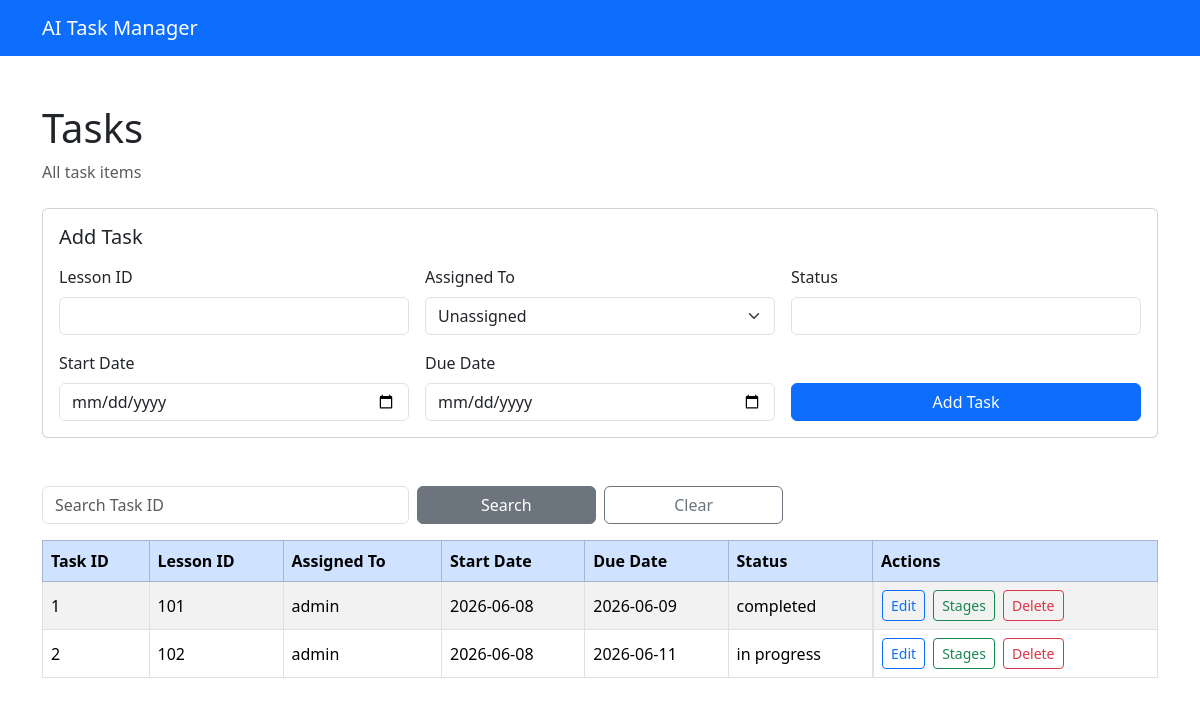
Page /tasks (signed in) on the committed database.
### app/models/task.py (models this page shows)
class TaskItem(Base):
    __tablename__ = "task_items"
    id: Mapped[int] = mapped_column(primary_key=True, index=True)
    lesson_id: Mapped[int] = mapped_column(Integer, nullable=False)
    assigned_to: Mapped[Optional[int]] = mapped_column(
        ForeignKey("users.id"),
        nullable=True,
    )
    start_date: Mapped[date] = mapped_column(Date, nullable=False)
    due_date: Mapped[date] = mapped_column(Date, nullable=False)
    status: Mapped[str] = mapped_column(String(50), nullable=False)
    assignee: Mapped[Optional["User"]] = relationship(
        back_populates="task_items",
    )
    stages: Mapped[List["TaskStage"]] = relationship(
        back_populates="task_item",
        cascade="all, delete-orphan",
    )
    reminder_logs: Mapped[List["ReminderLog"]] = relationship(
        back_populates="task_item",
        cascade="all, delete-orphan",
    )

### app/models/user.py (models this page shows)
class User(Base):
    __tablename__ = "users"
    id: Mapped[int] = mapped_column(primary_key=True, index=True)
    username: Mapped[str] = mapped_column(String(50), unique=True, nullable=False)
    password: Mapped[str] = mapped_column(String(255), nullable=False)
    task_items: Mapped[List["TaskItem"]] = relationship(
        back_populates="assignee",
    )

### app/routers/tasks.py (the view)
@router.get("")
async def list_tasks(
    request: Request,
    edit: int | None = None,
    search: int | None = None,
    db: Session = Depends(get_db),
):
    auth_result = require_login(request)
    if isinstance(auth_result, RedirectResponse):
        return auth_result
    query = (
        select(TaskItem)
        .options(joinedload(TaskItem.assignee))
    )
    if search is not None:
        query = query.where(TaskItem.id == search)
    tasks = db.scalars(
        query.order_by(TaskItem.id)
    ).unique().all()
    users = db.scalars(
        select(User).order_by(User.username)
    ).all()
    edit_task = None
    if edit is not None:
        edit_task = db.scalar(
            select(TaskItem).where(TaskItem.id == edit)
        )
    return templates.TemplateResponse(
        request=request,
        name="task_form.html",
        context={
            "tasks": tasks,
            "users": users,
            "edit_task": edit_task,
        },
    )

### app/templates/task_form.html (shortened to what this page needs)
<!DOCTYPE html>
<html lang="en">
<head>
    <link href="https://cdn.jsdelivr.net/npm/bootstrap@5.3.3/dist/css/bootstrap.min.css" rel="stylesheet">
    <link rel="stylesheet" href="/static/css/style.css">
</head>
<body>
    <nav class="navbar navbar-expand-lg navbar-dark bg-primary">
        <div class="container">
            <a class="navbar-brand" href="/dashboard">AI Task Manager</a>
        </div>
    </nav>
    <div class="container mt-5">
        <h1>Tasks</h1>
        <p class="text-muted mb-4">All task items</p>
        {% if edit_task %}
        <form method="post" action="/tasks/{{ edit_task.id }}/update" class="card mb-5">
            <div class="card-body">
                <h2 class="h5 card-title mb-3">Edit Task #{{ edit_task.id }}</h2>
                <div class="row g-3">
                    <div class="col-md-4">
                        <label for="lesson_id" class="form-label">Lesson ID</label>
                        <input
                            type="number"
                            class="form-control"
                            id="lesson_id"
                            name="lesson_id"
                            value="{{ edit_task.lesson_id }}"
                            required
                        >
                    </div>
                    <div class="col-md-4">
                        <label for="assigned_to" class="form-label">Assigned To</label>
                        <select class="form-select" id="assigned_to" name="assigned_to">
                            <option value="" {% if not edit_task.assigned_to %}selected{% endif %}>Unassigned</option>
                            {% for user in users %}
                            <option value="{{ user.id }}" {% if edit_task.assigned_to == user.id %}selected{% endif %}>
                                {{ user.username }}
                            </option>
                            {% endfor %}
                        </select>
                    </div>
                    <div class="col-md-4">
                        <label for="status" class="form-label">Status</label>
                        <input
                            type="text"
                            class="form-control"
                            id="status"
                            name="status"
                            value="{{ edit_task.status }}"
                            required
                        >
                    </div>
                    <div class="col-md-4">
                        <label for="start_date" class="form-label">Start Date</label>
                        <input
                            type="date"
                            class="form-control"
                            id="start_date"
                            name="start_date"
                            value="{{ edit_task.start_date }}"
                            required
                        >
                    </div>
                    <div class="col-md-4">
                        <label for="due_date" class="form-label">Due Date</label>
                        <input
                            type="date"
                            class="form-control"
                            id="due_date"
                            name="due_date"
                            value="{{ edit_task.due_date }}"
                            required
                        >
                    </div>
                    <div class="col-md-4 d-flex align-items-end gap-2">
                        <button type="submit" class="btn btn-primary flex-grow-1">Update Task</button>
                        <a href="/tasks" class="btn btn-outline-secondary">Cancel</a>
                    </div>
                </div>
            </div>
        </form>
        {% else %}
        <form method="post" action="/tasks" class="card mb-5">
            <div class="card-body">
                <h2 class="h5 card-title mb-3">Add Task</h2>
                <div class="row g-3">
                    <div class="col-md-4">
                        <label for="lesson_id" class="form-label">Lesson ID</label>
                        <input
                            type="number"
                            class="form-control"
                            id="lesson_id"
                            name="lesson_id"
                            required
                        >
                    </div>
                    <div class="col-md-4">
                        <label for="assigned_to" class="form-label">Assigned To</label>
                        <select class="form-select" id="assigned_to" name="assigned_to">
                            <option value="">Unassigned</option>
                        </select>
                    </div>
                    <div class="col-md-4">
                        <label for="status" class="form-label">Status</label>
                        <input
                            type="text"
                            class="form-control"
                            id="status"
                            name="status"
                            required
                        >
                    </div>
                    <div class="col-md-4">
                        <label for="start_date" class="form-label">Start Date</label>
                        <input
                            type="date"
                            class="form-control"
                            id="start_date"
                            name="start_date"
                            required
                        >
                    </div>
                    <div class="col-md-4">
                        <label for="due_date" class="form-label">Due Date</label>
                        <input
                            type="date"
                            class="form-control"
                            id="due_date"
                            name="due_date"
                            required
                        >
                    </div>
                    <div class="col-md-4 d-flex align-items-end">
                        <button type="submit" class="btn btn-primary w-100">Add Task</button>
                    </div>
                </div>
            </div>
        </form>
        {% endif %}
        <form method="get" action="/tasks" class="row g-2 mb-3">
            <div class="col-md-4">
                <input
                    type="number"
                    name="search"
                    class="form-control"
                    placeholder="Search Task ID"
                >
            </div>
            <div class="col-md-2">
                <button type="submit" class="btn btn-secondary w-100">
                    Search
                </button>
            </div>
            <div class="col-md-2">
                <a href="/tasks" class="btn btn-outline-secondary w-100">
                    Clear
                </a>
            </div>
        </form>
        <div class="table-responsive">
            <table class="table table-striped table-bordered align-middle">
                <thead class="table-primary">
                    <tr>
                        <th>Task ID</th>
                        <th>Lesson ID</th>
                        <th>Assigned To</th>
                        <th>Start Date</th>
                        <th>Due Date</th>
                        <th>Status</th>
                        <th>Actions</th>
                    </tr>
                </thead>
                <tbody>
                    {% if tasks %}
                    {% for task in tasks %}
                    <tr>
                        <td>{{ task.id }}</td>
                        <td>{{ task.lesson_id }}</td>
                        <td>{{ task.assignee.username if task.assignee else "—" }}</td>
                        <td>{{ task.start_date }}</td>
                        <td>{{ task.due_date }}</td>
                        <td>{{ task.status }}</td>
                        <td class="d-flex gap-2">
                            <a href="/tasks?edit={{ task.id }}"
                               class="btn btn-sm btn-outline-primary">
                                Edit
                            </a>
                        <a href="/tasks/{{ task.id }}/stages"
class="btn btn-sm btn-outline-success">
Stages
</a>
                            <form
                                method="post"
                                action="/tasks/{{ task.id }}/delete"
                                onsubmit="return confirm('Are you sure you want to delete this task?');"
                            >
                                <button
                                    type="submit"
                                    class="btn btn-sm btn-outline-danger">
                                    Delete
                            </form>
                        </td>
                    </tr>
                    {% endfor %}
                    {% else %}
                    <tr>
                        <td colspan="7" class="text-center text-muted">No tasks found.</td>
                    </tr>
                    {% endif %}
                </tbody>
            </table>
        </div>
    </div>
</body>
</html>

### app/static/css/style.css (style rules this page uses)
body { min-height: 100vh; }

### rows in the picture
TaskItem: id "1", lesson_id "101", assignee "admin", start_date "2026-06-08", due_date "2026-06-09", status "completed"
TaskItem: id "2", lesson_id "102", assignee "admin", start_date "2026-06-08", due_date "2026-06-11", status "in progress"
